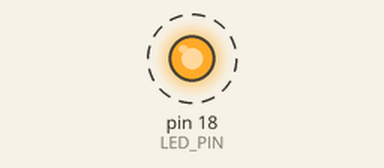
This sketch was run on a simulated Arduino Uno, built with avr-gcc and run on an emulated ATmega328P. On the bench: output pins drawn as LEDs (lit = HIGH). Dashed ring = blinking.

Above: at 0.5 s.
Timing chart, 0 to 4.6 s (numbered marks = the images above):
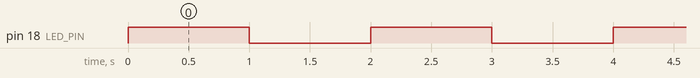

The sketch:

9_LED_blink_external.ino
```cpp
int LED_PIN = 18;

void setup() {
  // Initialize the LED pin as an output
  pinMode(LED_PIN, OUTPUT);

}

void loop() {
  // Turn the LED on
  digitalWrite(LED_PIN, HIGH);
  delay(1000); // Wait for 1 second

// Turn the LED on
  digitalWrite(LED_PIN, LOW);
  delay(1000); // Wait for 1 second

}
```

Measured:
- by itself, pin 18 (LED_PIN): alternates HIGH for 1.0 s and LOW for 1.0 s
